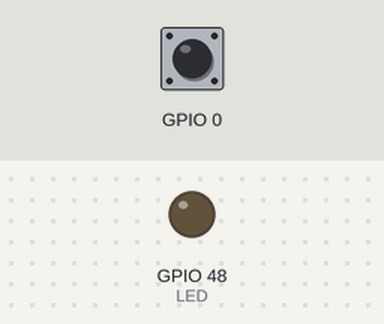
A program run on a simulated ESP32-S3. Parts: output pins drawn as LEDs (lit = HIGH). Dashed ring = blinking. The inputs (shaded band) are chosen by the test bench; at power-on: GPIO 0 HIGH. What the program prints to the serial monitor is not drawn.

Above: at 1.2 s.
1.3 s: GPIO 0 pulled LOW for 0.15 s
At 1.7 s:
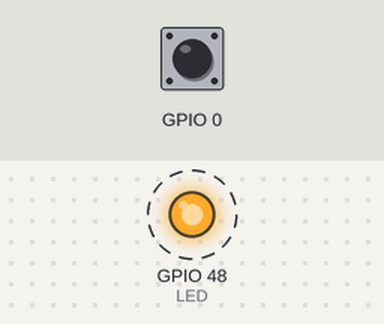
4.4 s: GPIO 0 pulled LOW for 1 s
At 5.3 s:
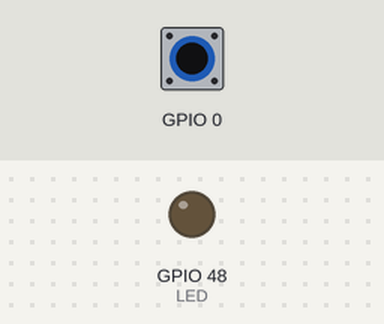
6.9 s: GPIO 0 pulled LOW for 3.2 s
At 7.3 s:
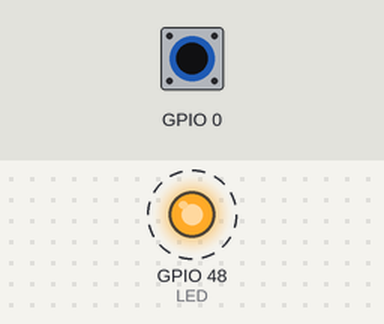
Timing chart, 0 to 17.6 s (numbered marks = the images above; inputs shaded):
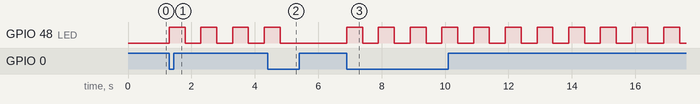

The program:

main.cpp
```cpp
#include <Arduino.h>

// --- 全局变量 ---
bool ledState = false;         // 记录灯是否应该闪烁
unsigned long lastTime = 0;    // 记录上一次按下的时间，用于消抖

// --- 中断处理函数 ---
// 使用 IRAM_ATTR 确保函数运行在高速内存中
void IRAM_ATTR handleButton() {
    unsigned long now = millis();
    // 消抖逻辑：如果距离上次触发超过 50 毫秒，才认为是一次真实的按下
    if (now - lastTime > 50) {
        ledState = !ledState;  // 翻转模式
        lastTime = now;        // 更新时间
    }
}

void setup() {
    Serial.begin(115200);

    // 配置引脚模式
    pinMode(0, INPUT_PULLUP);         // BOOT 按键引脚
    pinMode(48, OUTPUT);       // 板载 LED 引脚

    // 绑定硬件中断
    // 当 0 号引脚出现下降沿（FALLING，即按下）时，执行 handleButton
    attachInterrupt(digitalPinToInterrupt(0), handleButton, FALLING);

    Serial.println("程序已启动，请按 BOOT 键切换闪烁模式");
}

void loop() {
    // 根据中断修改的 ledState 决定行为
    if (ledState == true) {
        // 模式 A：闪烁（跑马灯逻辑）
        digitalWrite(48, HIGH);
        delay(500);
        digitalWrite(48, LOW);
        delay(500);
    } else {
        // 模式 B：常灭
        digitalWrite(48, LOW);
    }
}
```

Measured:
- after the input at 1.3 s, GPIO 48 (LED): alternates HIGH for 0.50 s and LOW for 0.50 s, starting at once
- after the input at 4.4 s, GPIO 48 (LED): goes on until 4.8 s, then stays LOW
- after the input at 6.9 s, GPIO 48 (LED): alternates HIGH for 0.50 s and LOW for 0.50 s, starting at once
